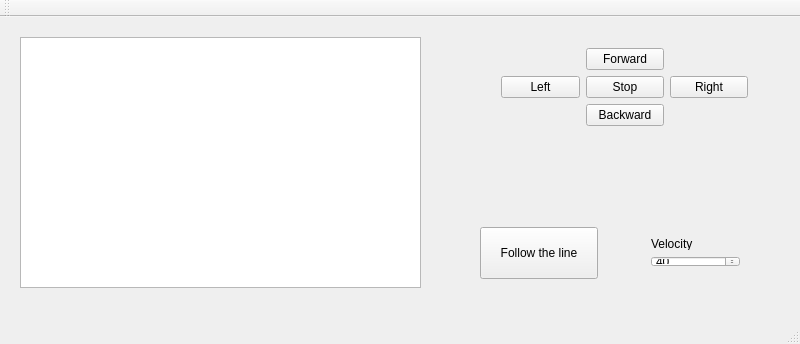
<?xml version="1.0" encoding="UTF-8"?>
<ui version="4.0">
 <class>MainWindow</class>
 <widget class="QMainWindow" name="MainWindow">
  <property name="geometry">
   <rect>
    <x>0</x>
    <y>0</y>
    <width>800</width>
    <height>344</height>
   </rect>
  </property>
  <property name="minimumSize">
   <size>
    <width>800</width>
    <height>300</height>
   </size>
  </property>
  <property name="windowTitle">
   <string>RobotGUI</string>
  </property>
  <widget class="QWidget" name="centralWidget">
   <widget class="QWidget" name="gridLayoutWidget">
    <property name="geometry">
     <rect>
      <x>490</x>
      <y>20</y>
      <width>269</width>
      <height>101</height>
     </rect>
    </property>
    <layout class="QGridLayout" name="gridLayout_2">
     <item row="3" column="2">
      <spacer name="verticalSpacer_4">
       <property name="orientation">
        <enum>Qt::Vertical</enum>
       </property>
       <property name="sizeHint" stdset="0">
        <size>
         <width>20</width>
         <height>40</height>
        </size>
       </property>
      </spacer>
     </item>
     <item row="1" column="1">
      <widget class="QPushButton" name="btnForward">
       <property name="text">
        <string>Forward</string>
       </property>
      </widget>
     </item>
     <item row="2" column="2">
      <widget class="QPushButton" name="btnRight">
       <property name="text">
        <string>Right</string>
       </property>
      </widget>
     </item>
     <item row="1" column="0">
      <spacer name="verticalSpacer_3">
       <property name="orientation">
        <enum>Qt::Vertical</enum>
       </property>
       <property name="sizeHint" stdset="0">
        <size>
         <width>20</width>
         <height>40</height>
        </size>
       </property>
      </spacer>
     </item>
     <item row="2" column="0">
      <widget class="QPushButton" name="btnLeft">
       <property name="text">
        <string>Left</string>
       </property>
      </widget>
     </item>
     <item row="3" column="1">
      <widget class="QPushButton" name="btnBackward">
       <property name="text">
        <string>Backward</string>
       </property>
      </widget>
     </item>
     <item row="3" column="0">
      <spacer name="verticalSpacer_2">
       <property name="orientation">
        <enum>Qt::Vertical</enum>
       </property>
       <property name="sizeHint" stdset="0">
        <size>
         <width>20</width>
         <height>40</height>
        </size>
       </property>
      </spacer>
     </item>
     <item row="2" column="1">
      <widget class="QPushButton" name="btnStop">
       <property name="text">
        <string>Stop</string>
       </property>
      </widget>
     </item>
    </layout>
   </widget>
   <widget class="QListView" name="listOutput">
    <property name="geometry">
     <rect>
      <x>20</x>
      <y>20</y>
      <width>401</width>
      <height>251</height>
     </rect>
    </property>
    <property name="sizePolicy">
     <sizepolicy hsizetype="Fixed" vsizetype="Fixed">
      <horstretch>0</horstretch>
      <verstretch>0</verstretch>
     </sizepolicy>
    </property>
   </widget>
   <widget class="QPushButton" name="btnLine">
    <property name="geometry">
     <rect>
      <x>480</x>
      <y>210</y>
      <width>118</width>
      <height>52</height>
     </rect>
    </property>
    <property name="sizePolicy">
     <sizepolicy hsizetype="Minimum" vsizetype="Expanding">
      <horstretch>0</horstretch>
      <verstretch>0</verstretch>
     </sizepolicy>
    </property>
    <property name="text">
     <string>Follow the line</string>
    </property>
   </widget>
   <widget class="QWidget" name="verticalLayoutWidget">
    <property name="geometry">
     <rect>
      <x>640</x>
      <y>210</y>
      <width>111</width>
      <height>51</height>
     </rect>
    </property>
    <layout class="QVBoxLayout" name="verticalLayout">
     <item>
      <widget class="QLabel" name="label">
       <property name="text">
        <string>Velocity</string>
       </property>
      </widget>
     </item>
     <item>
      <widget class="QSpinBox" name="spnbxSpeed">
       <property name="maximum">
        <number>255</number>
       </property>
       <property name="value">
        <number>40</number>
       </property>
      </widget>
     </item>
    </layout>
   </widget>
  </widget>
  <widget class="QMenuBar" name="menuBar">
   <property name="geometry">
    <rect>
     <x>0</x>
     <y>0</y>
     <width>800</width>
     <height>25</height>
    </rect>
   </property>
  </widget>
  <widget class="QStatusBar" name="statusBar"/>
  <widget class="QToolBar" name="mainToolBar">
   <attribute name="toolBarArea">
    <enum>TopToolBarArea</enum>
   </attribute>
   <attribute name="toolBarBreak">
    <bool>false</bool>
   </attribute>
  </widget>
 </widget>
 <layoutdefault spacing="6" margin="11"/>
 <resources/>
 <connections/>
</ui>
